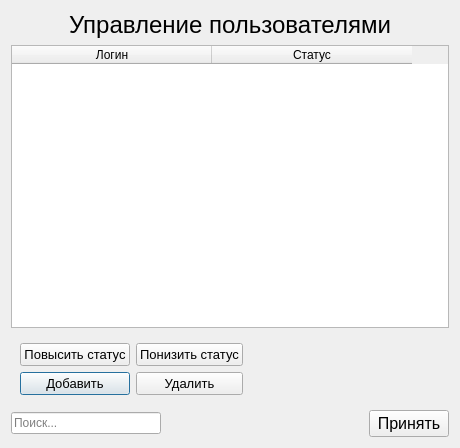
<?xml version="1.0" encoding="UTF-8"?>
<ui version="4.0">
 <class>ControlUsers</class>
 <widget class="QDialog" name="ControlUsers">
  <property name="geometry">
   <rect>
    <x>0</x>
    <y>0</y>
    <width>460</width>
    <height>448</height>
   </rect>
  </property>
  <property name="windowTitle">
   <string>Dialog</string>
  </property>
  <layout class="QVBoxLayout" name="verticalLayout_2">
   <item>
    <layout class="QVBoxLayout" name="verticalLayout">
     <item>
      <widget class="QLabel" name="label">
       <property name="font">
        <font>
         <pointsize>18</pointsize>
        </font>
       </property>
       <property name="text">
        <string>Управление пользователями</string>
       </property>
       <property name="textFormat">
        <enum>Qt::AutoText</enum>
       </property>
       <property name="alignment">
        <set>Qt::AlignCenter</set>
       </property>
      </widget>
     </item>
     <item>
      <widget class="QTableWidget" name="BoardUsers">
       <property name="maximumSize">
        <size>
         <width>16777215</width>
         <height>300</height>
        </size>
       </property>
       <property name="cursor" stdset="0">
        <cursorShape>ArrowCursor</cursorShape>
       </property>
       <property name="tabletTracking">
        <bool>false</bool>
       </property>
       <property name="focusPolicy">
        <enum>Qt::WheelFocus</enum>
       </property>
       <property name="horizontalScrollBarPolicy">
        <enum>Qt::ScrollBarAsNeeded</enum>
       </property>
       <property name="alternatingRowColors">
        <bool>false</bool>
       </property>
       <property name="showGrid">
        <bool>true</bool>
       </property>
       <property name="gridStyle">
        <enum>Qt::SolidLine</enum>
       </property>
       <attribute name="horizontalHeaderCascadingSectionResizes">
        <bool>false</bool>
       </attribute>
       <attribute name="horizontalHeaderMinimumSectionSize">
        <number>35</number>
       </attribute>
       <attribute name="horizontalHeaderDefaultSectionSize">
        <number>200</number>
       </attribute>
       <column>
        <property name="text">
         <string>Логин</string>
        </property>
        <property name="textAlignment">
         <set>AlignCenter</set>
        </property>
       </column>
       <column>
        <property name="text">
         <string>Статус</string>
        </property>
        <property name="textAlignment">
         <set>AlignCenter</set>
        </property>
       </column>
      </widget>
     </item>
     <item>
      <layout class="QGridLayout" name="gridLayout">
       <property name="leftMargin">
        <number>9</number>
       </property>
       <property name="topMargin">
        <number>9</number>
       </property>
       <property name="rightMargin">
        <number>9</number>
       </property>
       <property name="bottomMargin">
        <number>9</number>
       </property>
       <item row="2" column="0">
        <widget class="QPushButton" name="butaddw">
         <property name="font">
          <font>
           <pointsize>10</pointsize>
          </font>
         </property>
         <property name="text">
          <string>Добавить</string>
         </property>
        </widget>
       </item>
       <item row="2" column="1">
        <widget class="QPushButton" name="butdelete">
         <property name="font">
          <font>
           <pointsize>10</pointsize>
          </font>
         </property>
         <property name="text">
          <string>Удалить</string>
         </property>
        </widget>
       </item>
       <item row="0" column="1">
        <widget class="QPushButton" name="donwstat">
         <property name="font">
          <font>
           <pointsize>10</pointsize>
          </font>
         </property>
         <property name="text">
          <string>Понизить статус</string>
         </property>
        </widget>
       </item>
       <item row="0" column="0">
        <widget class="QPushButton" name="appstat">
         <property name="font">
          <font>
           <pointsize>10</pointsize>
          </font>
         </property>
         <property name="text">
          <string>Повысить статус</string>
         </property>
        </widget>
       </item>
       <item row="0" column="2">
        <spacer name="horizontalSpacer">
         <property name="orientation">
          <enum>Qt::Horizontal</enum>
         </property>
         <property name="sizeHint" stdset="0">
          <size>
           <width>40</width>
           <height>20</height>
          </size>
         </property>
        </spacer>
       </item>
      </layout>
     </item>
     <item>
      <layout class="QHBoxLayout" name="horizontalLayout_3">
       <item>
        <widget class="QLineEdit" name="find">
         <property name="minimumSize">
          <size>
           <width>150</width>
           <height>0</height>
          </size>
         </property>
         <property name="maximumSize">
          <size>
           <width>150</width>
           <height>16777215</height>
          </size>
         </property>
         <property name="sizeIncrement">
          <size>
           <width>150</width>
           <height>0</height>
          </size>
         </property>
         <property name="baseSize">
          <size>
           <width>150</width>
           <height>0</height>
          </size>
         </property>
         <property name="cursor">
          <cursorShape>IBeamCursor</cursorShape>
         </property>
         <property name="text">
          <string/>
         </property>
         <property name="placeholderText">
          <string>Поиск...</string>
         </property>
        </widget>
       </item>
       <item>
        <spacer name="horizontalSpacer_2">
         <property name="orientation">
          <enum>Qt::Horizontal</enum>
         </property>
         <property name="sizeHint" stdset="0">
          <size>
           <width>40</width>
           <height>20</height>
          </size>
         </property>
        </spacer>
       </item>
       <item>
        <widget class="QPushButton" name="accept">
         <property name="font">
          <font>
           <pointsize>12</pointsize>
          </font>
         </property>
         <property name="text">
          <string>Принять</string>
         </property>
        </widget>
       </item>
      </layout>
     </item>
    </layout>
   </item>
  </layout>
 </widget>
 <resources/>
 <connections>
  <connection>
   <sender>accept</sender>
   <signal>clicked()</signal>
   <receiver>ControlUsers</receiver>
   <slot>accept()</slot>
   <hints>
    <hint type="sourcelabel">
     <x>731</x>
     <y>488</y>
    </hint>
    <hint type="destinationlabel">
     <x>389</x>
     <y>260</y>
    </hint>
   </hints>
  </connection>
 </connections>
</ui>
